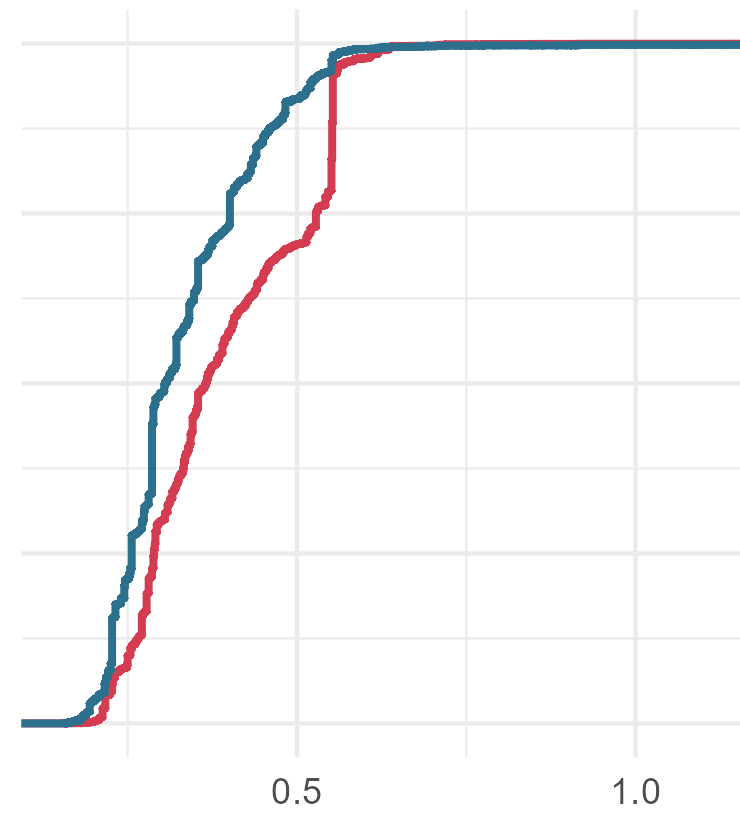
#> input picture docs/presentations/images/ecdf_gini_sed_export.png, 740 x 830 px, given in place of svc_nature_access.png, which was not available
$ python make_deck_input_stacks.py
#> lines starting #> are read from the running program, lines starting #| are printed output that depends on the picture; pictures that were not available may be replaced by others from this repository, and a replacement may not be noted
"""Draw the deck's input layers as oblique stacks of rasters (2026-10-08).

Reads the flat maps written by scripts/mapping/make_deck_input_layers.R and writes one stack per
input group to docs/presentations/images/: stack_services.png, stack_landcover.png,
stack_socioeconomic.png. Each map is squashed and sheared into a parallelogram and the layers are
offset upward, top layer last, with its name beside it.

Usage: .venv/Scripts/python.exe scripts/mapping/make_deck_input_stacks.py
"""
from pathlib import Path

from PIL import Image, ImageDraw, ImageFont

ROOT = Path(__file__).resolve().parents[2]
SRC = ROOT / "docs" / "presentations" / "images" / "input_layers"
OUT = ROOT / "docs" / "presentations" / "images"

STACKS = {
    "stack_services.png": [("svc_nature_access.png", "Nature access"),
                           ("svc_pollination.png", "Pollination"),
                           ("svc_sed_export.png", "Sediment export"),
                           ("svc_n_export.png", "Nitrogen export")],
    "stack_landcover.png": [("lc_2020.png", "2020"),
                            ("lc_1992.png", "1992")],
    "stack_socioeconomic.png": [("soc_gini.png", "Gini"),
                                ("soc_hdi.png", "HDI"),
                                ("soc_gdp.png", "GDP"),
                                ("soc_population.png", "Population")],
}

MAP_W = 900          # flat map width before the transform
SQUASH = 0.42        # vertical scale of each layer
SHEAR = 0.55         # horizontal shift of the top edge, as a share of the squashed height
STEP = 0.55          # vertical offset between layers, as a share of the squashed height
LABEL_W = 0           # layer names go in the slide text, in the same top-to-bottom order


def font(size):
    for name in ("segoeui.ttf", "arial.ttf"):
        try:
            return ImageFont.truetype(name, size)
        except OSError:
            continue
    return ImageFont.load_default()


def oblique(img):
    """Squash and shear a flat map into a parallelogram on a transparent background."""
    img = img.convert("RGBA").resize((MAP_W, int(MAP_W * img.height / img.width)), Image.LANCZOS)
    ImageDraw.Draw(img).rectangle([0, 0, img.width - 1, img.height - 1], outline=(150, 150, 150, 255), width=3)
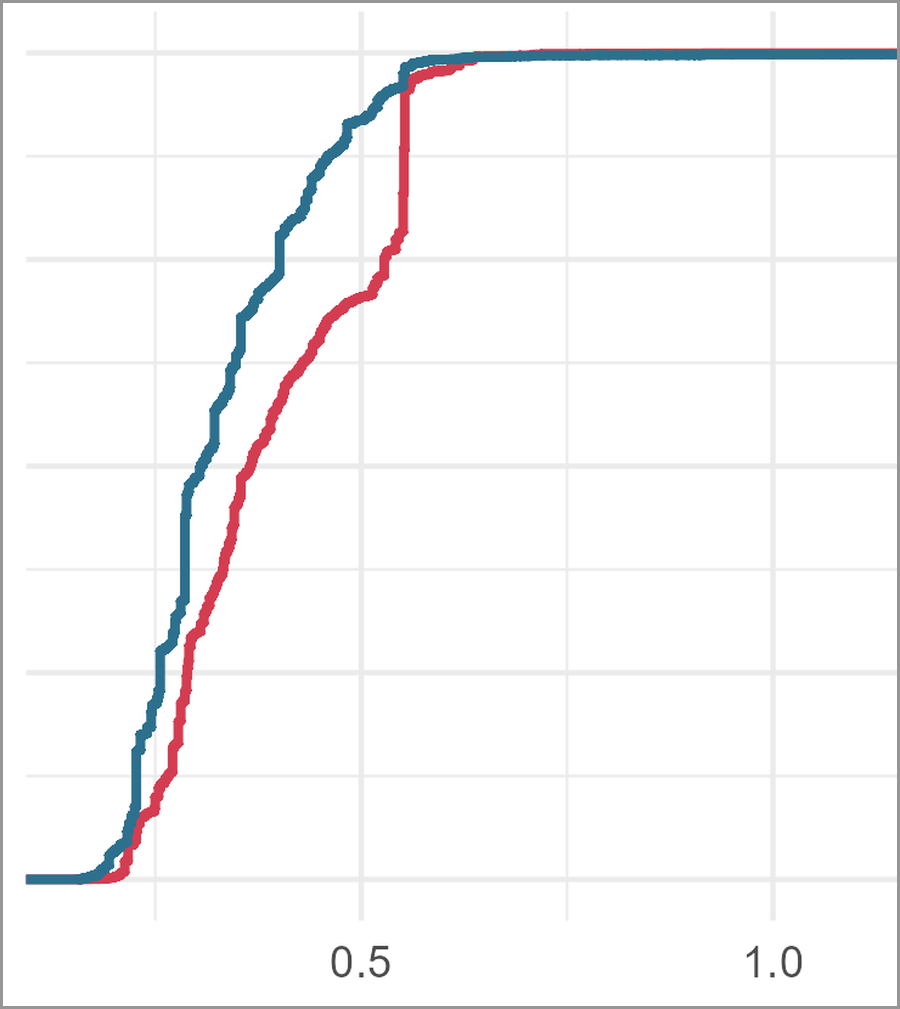
#> img: PIL image 900x1009 RGBA; mean R, G, B, A 248.3, 247.6, 248.4, 255
    w, h = img.size
#> w = 900; h = 1009
    hc = int(h * SQUASH)
#> hc = 423
    s = int(hc * SHEAR / SQUASH * 0.5)
#> s = 276
    # inverse map: output (u, v) -> source (u - s * (1 - v / hc), v / SQUASH)
    data = (1, s / hc, -s, 0, 1 / SQUASH, 0)
#> data = (1, 0.652, -276, 0, 2.38, 0)
    return img.transform((w + s, hc), Image.AFFINE, data, resample=Image.BICUBIC,
                         fillcolor=(255, 255, 255, 0))
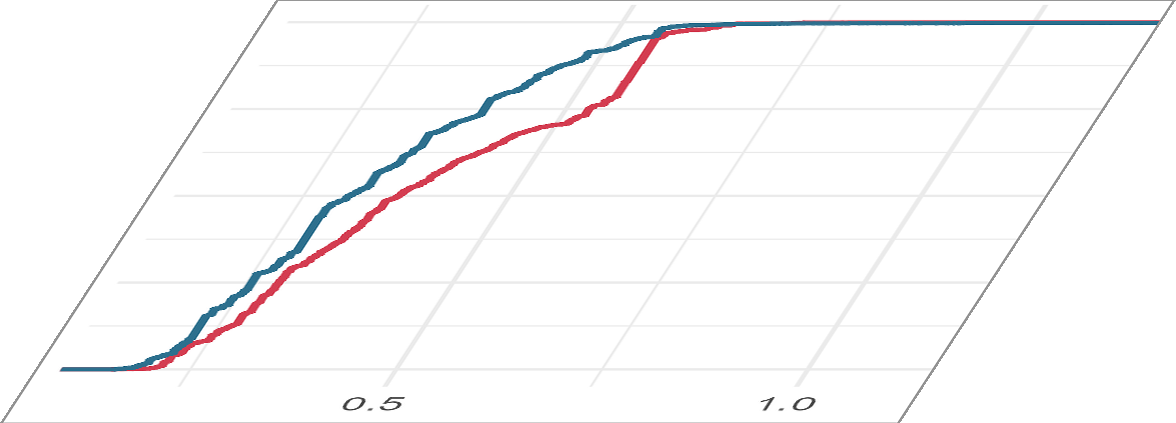
#> returned value: PIL image 1176x423 RGBA; mean R, G, B, A 250, 249.4, 250, 195.2; transparent parts drawn white


def stack(layers, out):
    tiles = [oblique(Image.open(SRC / f)) for f, _ in layers]
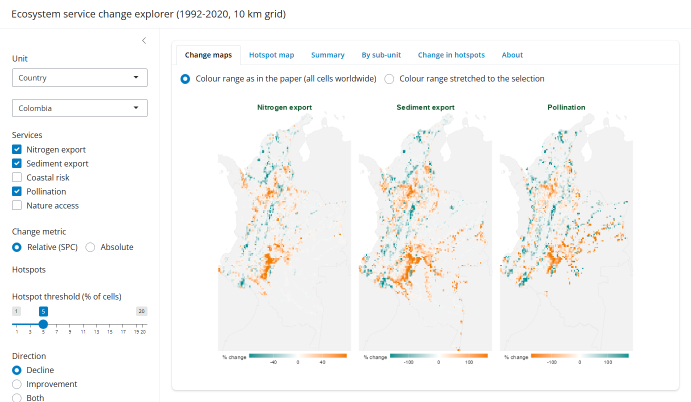
#> input picture docs/presentations/images/explorer_change_maps_colombia.png, 1382 x 804 px, given in place of svc_pollination.png, which was not available (shown at 1/2 size)
#> in oblique (call 2), `img = img.convert("RGBA").resize((MAP_W, int(MAP_W * img.height / img...`:
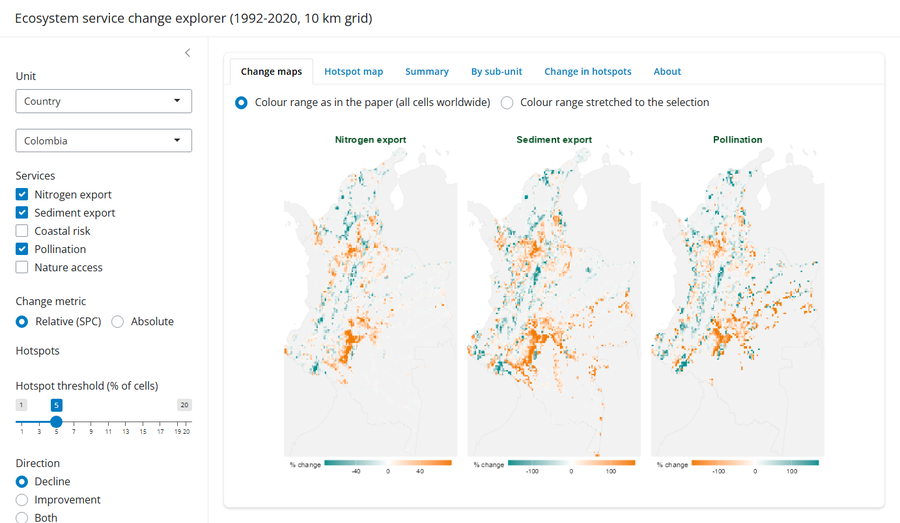
#> img: PIL image 900x523 RGBA; mean R, G, B, A 246.3, 246.3, 245.4, 255
#> in oblique (call 2), `ImageDraw.Draw(img).rectangle([0, 0, img.width - 1, img.height - 1], o..`:
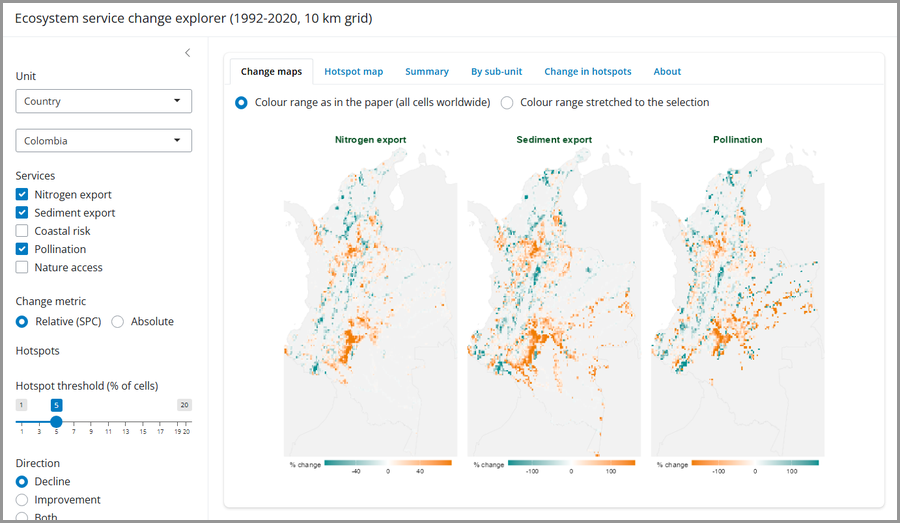
#> img: PIL image 900x523 RGBA; mean R, G, B, A 244.4, 244.4, 243.5, 255
#> in oblique (call 2), `return img.transform((w + s, hc), Image.AFFINE, data, resample=Image.B..`:
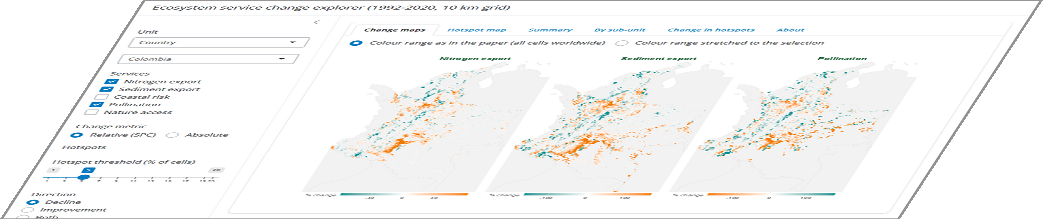
#> returned value: PIL image 1043x219 RGBA; mean R, G, B, A 245.8, 245.8, 245, 220; transparent parts drawn white
    tw, th = tiles[0].size
    step = int(th * STEP)
    n = len(tiles)
    canvas = Image.new("RGBA", (tw + LABEL_W, th + step * (n - 1) + 10), (255, 255, 255, 0))
    draw = ImageDraw.Draw(canvas)
    f = font(34)
    # bottom layer first; layer i sits step * i higher than the bottom one
    for i, (tile, (_, label)) in enumerate(zip(tiles, layers)):
        y = step * (n - 1 - i)
        shadow = Image.new("RGBA", tile.size, (0, 0, 0, 0))
        shadow.putalpha(tile.getchannel("A").point(lambda a: int(a * 0.18)))
        canvas.alpha_composite(shadow, (8, y + 8))
        canvas.alpha_composite(tile, (0, y))
        if LABEL_W:
            draw.text((tw + 18, y + th // 2 - 20), label, font=f, fill=(51, 51, 51, 255))
    canvas.save(OUT / out)
    print("wrote", OUT / out)


if __name__ == "__main__":
    for out, layers in STACKS.items():
#> (the run stopped early here; a loop or call above may not have finished)
